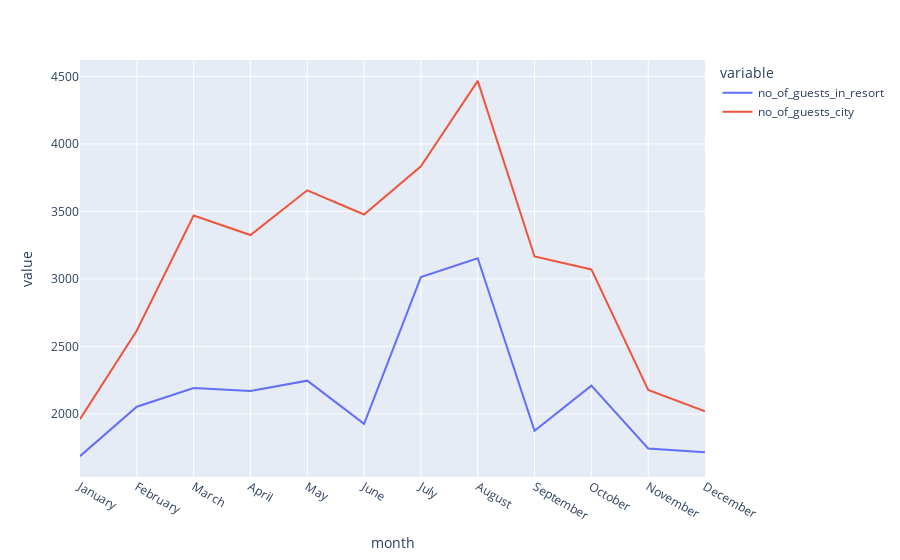

Notebook code for this chart:
### Code cell
px.line(data_frame = final_rush , x='month' , \
        y=['no_of_guests_in_resort', 'no_of_guests_city'])

### Figure 1 — Plotly figure (JSON) as saved in the notebook; plotly's stock layout.template omitted (floating-point values rounded to 4 significant figures)
{"data": [{"hovertemplate": "variable=no_of_guests_in_resort<br>month=%{x}<br>value=%{y}<extra></extra>", "legendgroup": "no_of_guests_in_resort", "line": {"color": "#636efa", "dash": "solid"}, "marker": {"symbol": "circle"}, "mode": "lines", "name": "no_of_guests_in_resort", "orientation": "v", "showlegend": true, "type": "scatter", "x": ["January", "February", "March", "April", "May", "June", "July", "August", "September", "October", "November", "December"], "xaxis": "x", "y": [1687, 2053, 2191, 2169, 2246, 1926, 3013, 3153, 1875, 2209, 1744, 1716], "yaxis": "y"}, {"hovertemplate": "variable=no_of_guests_city<br>month=%{x}<br>value=%{y}<extra></extra>", "legendgroup": "no_of_guests_city", "line": {"color": "#EF553B", "dash": "solid"}, "marker": {"symbol": "circle"}, "mode": "lines", "name": "no_of_guests_city", "orientation": "v", "showlegend": true, "type": "scatter", "x": ["January", "February", "March", "April", "May", "June", "July", "August", "September", "October", "November", "December"], "xaxis": "x", "y": [1961, 2618, 3469, 3325, 3656, 3477, 3834, 4467, 3166, 3070, 2177, 2019], "yaxis": "y"}], "layout": {"legend": {"title": {"text": "variable"}, "tracegroupgap": 0}, "margin": {"t": 60}, "xaxis": {"anchor": "y", "domain": [0, 1], "title": {"text": "month"}}, "yaxis": {"anchor": "x", "domain": [0, 1], "title": {"text": "value"}}}}
